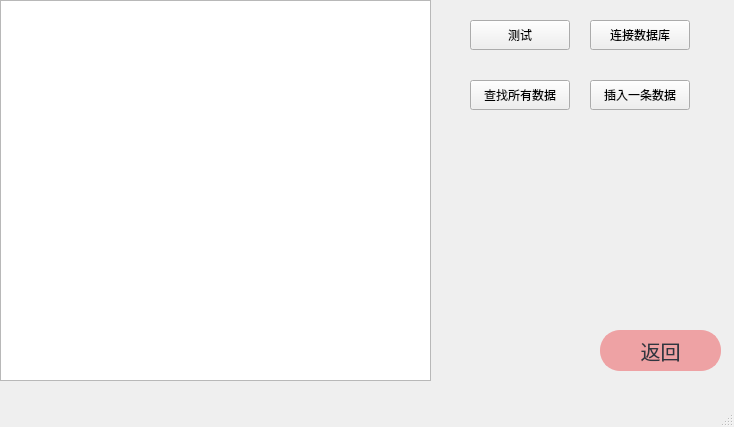
<?xml version="1.0" encoding="UTF-8"?>
<ui version="4.0">
 <class>LinkMySQL</class>
 <widget class="QMainWindow" name="LinkMySQL">
  <property name="geometry">
   <rect>
    <x>0</x>
    <y>0</y>
    <width>734</width>
    <height>427</height>
   </rect>
  </property>
  <property name="windowTitle">
   <string>MainWindow</string>
  </property>
  <widget class="QWidget" name="centralwidget">
   <widget class="QPushButton" name="TestBtn">
    <property name="geometry">
     <rect>
      <x>470</x>
      <y>20</y>
      <width>100</width>
      <height>30</height>
     </rect>
    </property>
    <property name="text">
     <string>测试</string>
    </property>
   </widget>
   <widget class="QPushButton" name="BackBtn">
    <property name="geometry">
     <rect>
      <x>600</x>
      <y>330</y>
      <width>121</width>
      <height>41</height>
     </rect>
    </property>
    <property name="styleSheet">
     <string notr="true">font-family:'仿宋';
font-size:20px;
color: #2f3640;
background-color: #eea2a4;
border-color: #eea2a4;
border-radius: 20px;
border-style: solid;
border-width: 2px;
padding: 5px;</string>
    </property>
    <property name="text">
     <string>返回</string>
    </property>
   </widget>
   <widget class="QPushButton" name="LinkBtn">
    <property name="geometry">
     <rect>
      <x>590</x>
      <y>20</y>
      <width>100</width>
      <height>30</height>
     </rect>
    </property>
    <property name="text">
     <string>连接数据库</string>
    </property>
   </widget>
   <widget class="QTextBrowser" name="MyText">
    <property name="geometry">
     <rect>
      <x>0</x>
      <y>0</y>
      <width>431</width>
      <height>381</height>
     </rect>
    </property>
   </widget>
   <widget class="QPushButton" name="FindAllBtn">
    <property name="geometry">
     <rect>
      <x>470</x>
      <y>80</y>
      <width>100</width>
      <height>30</height>
     </rect>
    </property>
    <property name="text">
     <string>查找所有数据</string>
    </property>
   </widget>
   <widget class="QPushButton" name="InsertBtn">
    <property name="geometry">
     <rect>
      <x>590</x>
      <y>80</y>
      <width>100</width>
      <height>30</height>
     </rect>
    </property>
    <property name="text">
     <string>插入一条数据</string>
    </property>
   </widget>
  </widget>
  <widget class="QMenuBar" name="menubar">
   <property name="geometry">
    <rect>
     <x>0</x>
     <y>0</y>
     <width>734</width>
     <height>23</height>
    </rect>
   </property>
  </widget>
  <widget class="QStatusBar" name="statusbar"/>
 </widget>
 <resources/>
 <connections/>
</ui>
